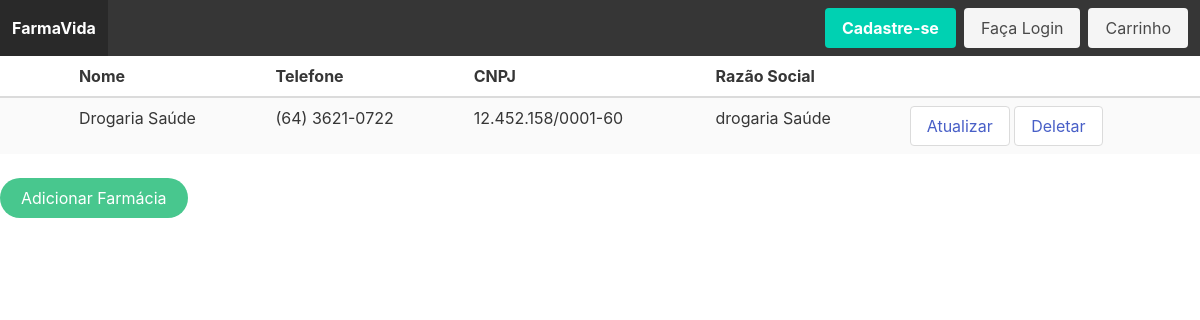
The app's page /pages/farmacia.php with its own data.
### tables this page shows
CREATE TABLE `farmacia` (
  `id_farmacia` int(11) NOT NULL,
  `nome` varchar(450) DEFAULT NULL,
  `telefone` varchar(450) DEFAULT NULL,
  `cnpj` varchar(20) DEFAULT NULL,
  `razao_social` varchar(450) DEFAULT NULL
);

### dao/daoFarmacia.class.php (called while the page is built, shortened)
<?php
    require_once "../class/farmacia.class.php";
    class DaoFarmacia{
        public function selectAll(){
            $conexao = new Conexao();
            $con = $conexao->connectDB();
            $sql = "SELECT * FROM `farmacia`";
            $result = $con->query($sql);
            if(($result->num_rows) > 0){
                $return = array();
                while($row = $result->fetch_assoc()){
                    $farmacia = new Farmacia();
                    $farmacia->setId($row['id_farmacia']);
                    $farmacia->setNome($row['nome']);
                    $farmacia->setTelefone($row['telefone']);
                    $farmacia->setCnpj($row['cnpj']);
                    $farmacia->setRazao($row['razao_social']);
                    array_push($return, $farmacia);
                }
            }
            return $return;
        }
    }
?>

### class/farmacia.class.php (called while the page is built, shortened)
<?php
    class Farmacia{
        private $id;
        private $nome;
        private $telefone;
        private $cnpj;
        private $razao;
        public function getId(){
            return $this->id;
        }
        public function setId($id){
            $this->id = $id;
        }
        public function getNome(){
            return $this->nome;
        }
        public function setNome($nome){
            $this->nome = $nome;
        }
        public function getTelefone(){
            return $this->telefone;
        }
        public function setTelefone($telefone){
            $this->telefone = $telefone;
        }
        public function getCnpj(){
            return $this->cnpj;
        }
        public function setCnpj($cnpj){
            $this->cnpj = $cnpj;
        }
        public function getRazao(){
            return $this->razao;
        }
        public function setRazao($razao){
            $this->razao = $razao;
        }
    }
?>

### pages/farmacia.php (the view, shortened to what this page needs)
<?php
require_once "../dao/daoUsuario.class.php";
require_once "../class/farmacia.class.php";
require_once "../dao/daoFarmacia.class.php";
?>
<!DOCTYPE html>
<html>
    <head>
        <link rel="stylesheet" href="https://cdnjs.cloudflare.com/ajax/libs/bulma/0.7.5/css/bulma.min.css">
    </head>
    <body>
        <nav class="navbar is-dark " role="navigation" aria-label="main navigation">
            <div class="navbar-brand">
                <a class="navbar-item text-centered" href="index.php"><strong>FarmaVida</strong></a>
            </div>
            <div id="navbarBasicExample" class="navbar-menu">
                <div class="navbar-end">
                    <div class="navbar-item">
                        <?php
                            if(isset($_SESSION['login'])){
                                if(unserialize($_SESSION['login'])->getStatus() == 0){
                                    echo"<div class='navbar-item has-dropdown is-hoverable'>
                                        <a class='navbar-link'>".unserialize($_SESSION['login'])->getNome()."</a>
                                        <a class='button is-light' href='carrinho.php'>Carrinho</a>
                                        <div class='navbar-dropdown'>
                                            <a class='navbar-item' href='atualizarUser.php?id=".unserialize($_SESSION['login'])->getId()."'>Atualizar Dados</a>
                                            <hr class='navbar-divider'>
                                            <a class='navbar-item' href='sair.php'>Sair</a>
                                        </div>
                                    </div>";
                                }else{
                                    echo"<div class='navbar-item has-dropdown is-hoverable'>
                                        <a class='navbar-link'>".unserialize($_SESSION['login'])->getNome()."</a>
                                        <a class='button is-light' href='carrinho.php'>Carrinho</a>
                                        <div class='navbar-dropdown'>
                                            <a class='navbar-item' href='farmacia.php'>Consultar Farmácias</a>
                                            <a class='navbar-item' href='medicamento.php'>Consultar Medicamento</a>
                                            <a class='navbar-item' href='pagamento.php'>Consultar Formas de Pagamento</a>
                                            <a class='navbar-item' href='usuario.php'>Consultar Usuários</a>
                                            <hr class='navbar-divider'>
                                            <a class='navbar-item' href='sair.php'>Sair</a>
                                        </div>
                                    </div>";
                                }
                            }else{
                                echo "<div class='buttons'>
                                    <a class='button is-primary' href='cadastroUser.php'><strong>Cadastre-se</strong></a>
                                    <a class='button is-light' href='login.php'>Faça Login</a>
                                    <a class='button is-light' href='carrinho.php'>Carrinho</a>
                                </div>";
                            }
                        ?>
                    </div>
                </div>
            </div>
        </nav>
        <table class="table is-striped is-hoverable is-fullwidth">
            <thead>
                <tr>
                    <th></th>
                    <th></th>
                    <th>Nome</th>
                    <th>Telefone</th>
                    <th>CNPJ</th>
                    <th>Razão Social</th>
                    <th></th>
                </tr>
            </thead>
            <tbody>
                <?php
                    $daoFarma = new DaoFarmacia();
                    $farmacia = $daoFarma->selectAll();
                    if($farmacia != NULL){
                        foreach($farmacia as $key => $f){
                            echo"<form method='POST'>
                                <tr>
                                    <td></td>
                                    <td></td>
                                    <td>{$f->getNome()}</td>
                                    <td>{$f->getTelefone()}</td>
                                    <td>{$f->getCnpj()}</td>
                                    <td>{$f->getRazao()}</td>
                                    <td>
                                        <button class='button'><a href='atualizaFarma.php?id=".$f->getId()."'>Atualizar</a></button>
                                        <button class='button'><a href='deletaFarma.php?id=".$f->getId()."'>Deletar</a></button>
                                    </td>
                                </tr>
                            </form>";
                        }
                    }
                ?>
            </tbody>
        </table>
        <a class="button is-success is-rounded" href="cadastrarFarmacia.php">Adicionar Farmácia</a>
    </body>
</html>

### records on screen
farmacia: nome "Drogaria Saúde", telefone "(64) 3621-0722", cnpj "12.452.158/0001-60", razao_social "drogaria Saúde"
